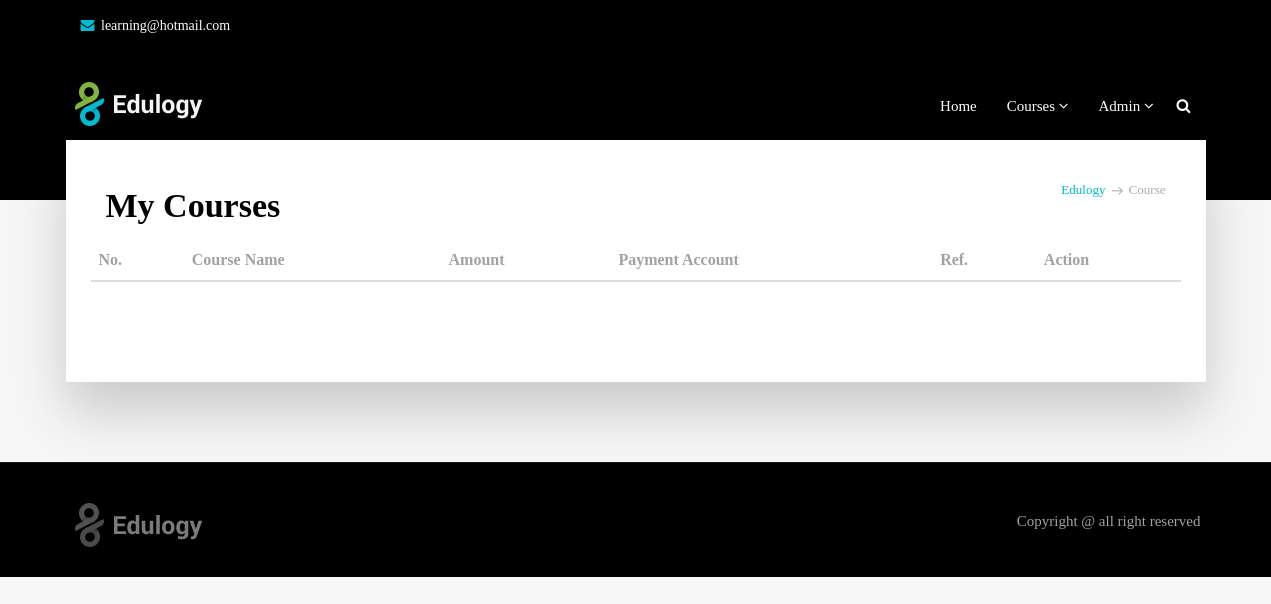
Before: /my-courses.php (signed in) with the older database file.
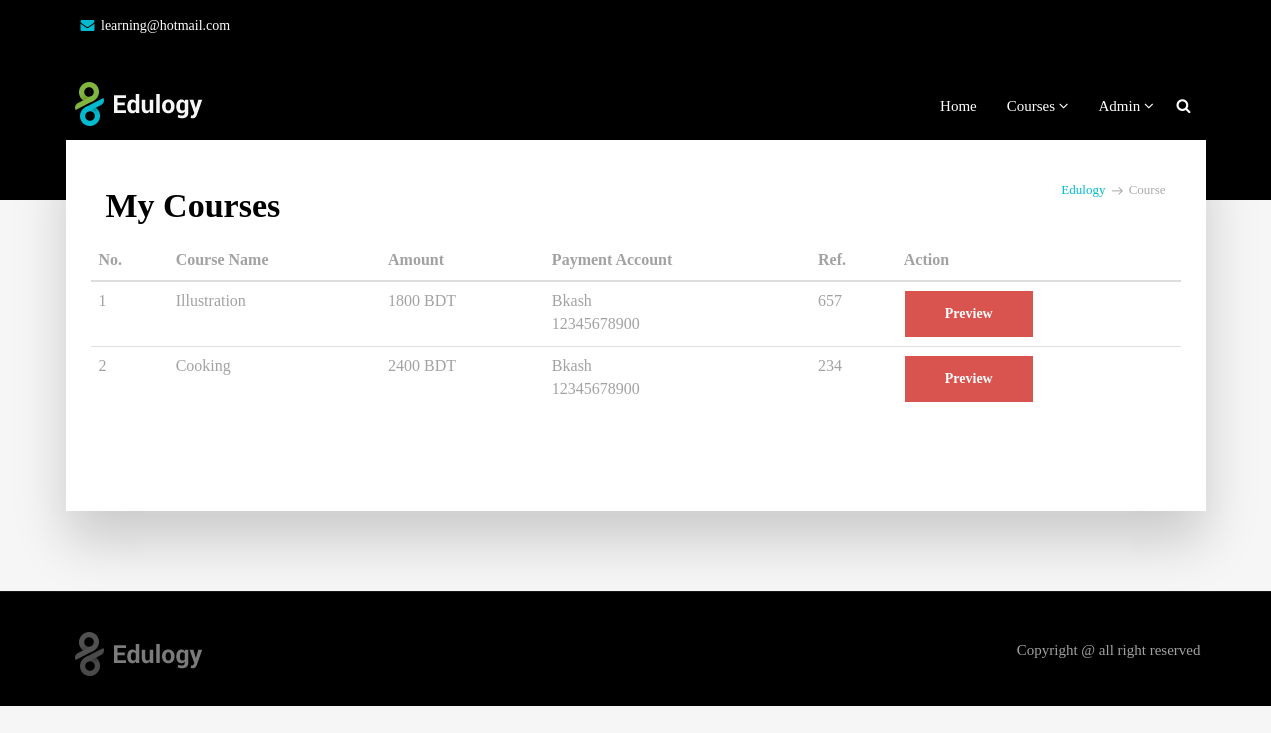
After: the same page with the newer database file.
### tables this page shows
CREATE TABLE `orders` (
  `order_id` int(11) NOT NULL,
  `course_id` int(11) NOT NULL,
  `course_price` varchar(191) NOT NULL,
  `discount_price` varchar(191) NOT NULL,
  `enroll_at` timestamp NOT NULL DEFAULT current_timestamp(),
  `customer_id` int(11) NOT NULL,
  `payment_type` varchar(191) NOT NULL,
  `account_no` varchar(100) NOT NULL,
  `ref` varchar(191) NOT NULL,
  `status` tinyint(4) NOT NULL DEFAULT 0
);

CREATE TABLE `courses` (
  `course_id` int(11) NOT NULL,
  `category_id` int(11) NOT NULL,
  `course_title` varchar(191) NOT NULL,
  `banner` varchar(191) NOT NULL,
  `short_description` text NOT NULL,
  `description` longtext NOT NULL,
  `price` varchar(191) NOT NULL,
  `discount` varchar(100) NOT NULL,
  `hours` varchar(100) NOT NULL,
  `total_hit` int(11) NOT NULL,
  `ratting` int(11) NOT NULL,
  `demo_video` varchar(191) DEFAULT NULL,
  `is_active` tinyint(4) NOT NULL,
  `created_at` timestamp NOT NULL DEFAULT current_timestamp()
);

### my-courses.php (the view, shortened to what this page needs)
<?php
include 'header.php';
?>
<section class="section db p120">
</section>
<section class="section gb nopadtop">
    <div class="container">
        <div class="boxed boxedp4">
        <div class="row">
            <div class="col-md-6">
                <div class="tagline-message page-title">
                    <h3 style="font-family: cambria;">My Courses</h3>
                </div>
            </div>
            <div class="col-md-6 text-right">
                <ul class="breadcrumb">
                    <li><a href="javascript:void(0)">Edulogy</a></li>
                    <li class="active">Course</li>
                </ul>
            </div>
        </div>
            <div class="row blog-grid">
                <table class="table">
                    <thead>
                        <tr>
                            <th>No.</th>
                            <th>Course Name</th>
                            <th>Amount</th>
                            <th>Payment Account</th>
                            <th>Ref.</th>
                            <th>Action</th>
                        </tr>
                    </thead>
                    <tbody>
                        <?php
                            $user_id = $_SESSION['user_id'];
                            $query = "SELECT * FROM orders left join courses on orders.course_id=courses.course_id left join users on orders.customer_id=users.id where orders.customer_id = $user_id Order By enroll_at ASC";
                            $result = $con->query($query);
                            if ($result->num_rows > 0) {
                                $i = 0;
                                foreach ($result as $key => $value) {
                                    $i++;
                        ?>
                        <tr>
                            <td><?php echo $i; ?></td>
                            <td><?php echo $value['course_title'] ?></td>
                            <td><?php echo $value['discount_price']; ?> BDT</td>
                            <td><?php echo $value['payment_type']."<br> ".$value['account_no']; ?></td>
                            <td><?php echo $value['ref'] ?></td>
                            <td>
                            <?php
                                if ($value['status']==0) {
                                ?>
                                <a href="?delid=<?php echo $value['order_id']; ?>" class="btn btn-danger">Cancel</a>
                            <?php } else { ?>
                                <a href="playlist.php?courseid=<?php echo $value['course_id']; ?>&videoid=1" class="btn btn-danger">Preview</a>
                            <?php } ?>
                            </td>
                        </tr>
                        <?php } } ?>
                    </tbody>
                </table>
            </div>
         </div>
    </div>
</section>
<?php include 'footer.php'; ?>

Changed rows visible on the page:
added orders: course.course_title "Illustration", discount_price "1800", payment_type "Bkash", account_no "12345678900", ref "657"
added orders: course.course_title "Cooking", discount_price "2400", payment_type "Bkash", account_no "12345678900", ref "234"
